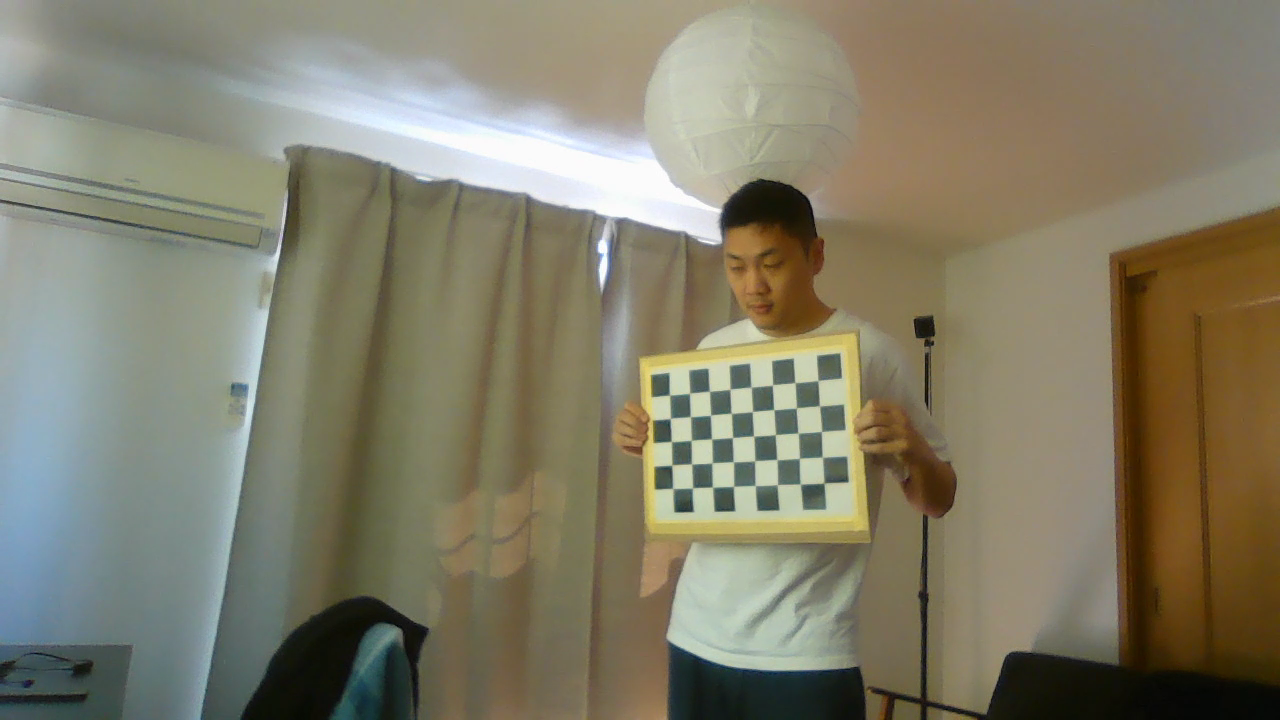
#> input picture stero_calibration_demo/data/right/01.png, 1280 x 720 px; its folder holds only this picture in this run
$ python main.py
#> lines starting #> are read from the running program, lines starting #| are printed output that depends on the picture; long printed decimals are rounded
"""
Author: windzu
Date: 2022-04-27 10:49:04
LastEditTime: 2022-04-27 15:39:17
LastEditors: windzu
Description:
FilePath: /demo_stew/mono_calibration_demo/main.py
@Copyright (C) 2021-2022 xxx Company Limited. All rights reserved.
@Licensed under the Apache License, Version 2.0 (the License)
"""
import os
import cv2
import numpy as np


def get_corners(image_list, board_size):
    """
    Get corners of chessboard
    """
    corners_list = []
    for image in image_list:
        gray = cv2.cvtColor(image, cv2.COLOR_BGR2GRAY)
        ret, corners = cv2.findChessboardCorners(gray, board_size, None)
        if ret:
            cv2.cornerSubPix(
                gray, corners, (5, 5), (-1, -1), (cv2.TERM_CRITERIA_EPS + cv2.TERM_CRITERIA_MAX_ITER, 30, 0.1),
            )
            corners_list.append(corners)
            cv2.drawChessboardCorners(image, board_size, corners, ret)
            cv2.imshow("image", image)
            cv2.waitKey(100)

    return corners_list


def read_image_directory(image_path):
#> called with image_path = '../stero_calibration_demo/data/right/'
    image_list = []
    for root, dirs, files in os.walk(image_path):
        for file in files:
            if file.endswith(".jpg") or file.endswith(".png"):
                image_list.append(cv2.imread(os.path.join(root, file)))
    if len(image_list) == 0:
        raise Exception("No image found in {}".format(image_path))
    image_size = image_list[0].shape[:2]
#> image_size = (720, 1280)
    return image_list, image_size


def pinhole_calibration(image_path, board_size, BOARD):
    """
    Pinhole camera calibration
    """
    image_list, image_size = read_image_directory(image_path)
#> image_list = 1 item; image_size = (720, 1280)
    board_list = [BOARD for i in range(len(image_list))]
#> board_list = 1 item

    corners_list = get_corners(image_list, board_size)
#> the loop in get_corners, `for image in image_list:` made 1 pass
#> ret on pass 1: True
#> pass 1, in get_corners, `gray = cv2.cvtColor(image, cv2.COLOR_BGR2GRAY)`:
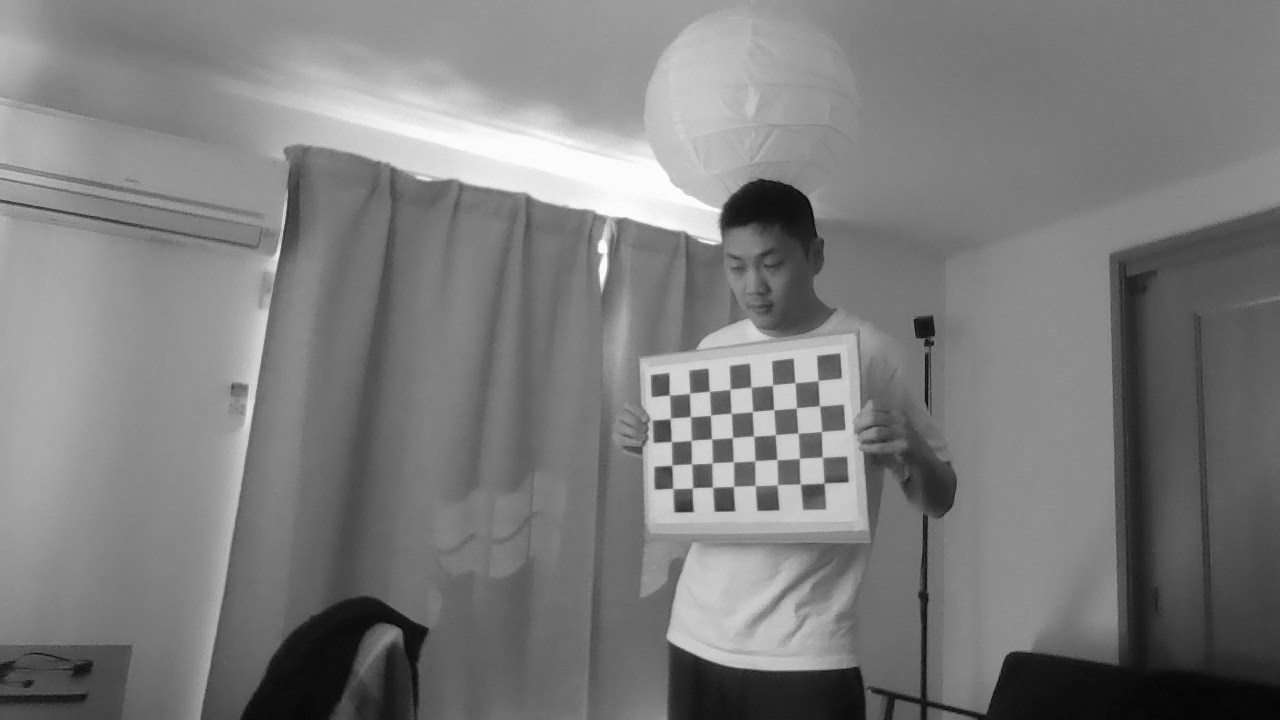
#> gray: shape (720, 1280); min 1, max 255, mean 124.3
#> pass 1, in get_corners, `cv2.imshow("image", image)`:
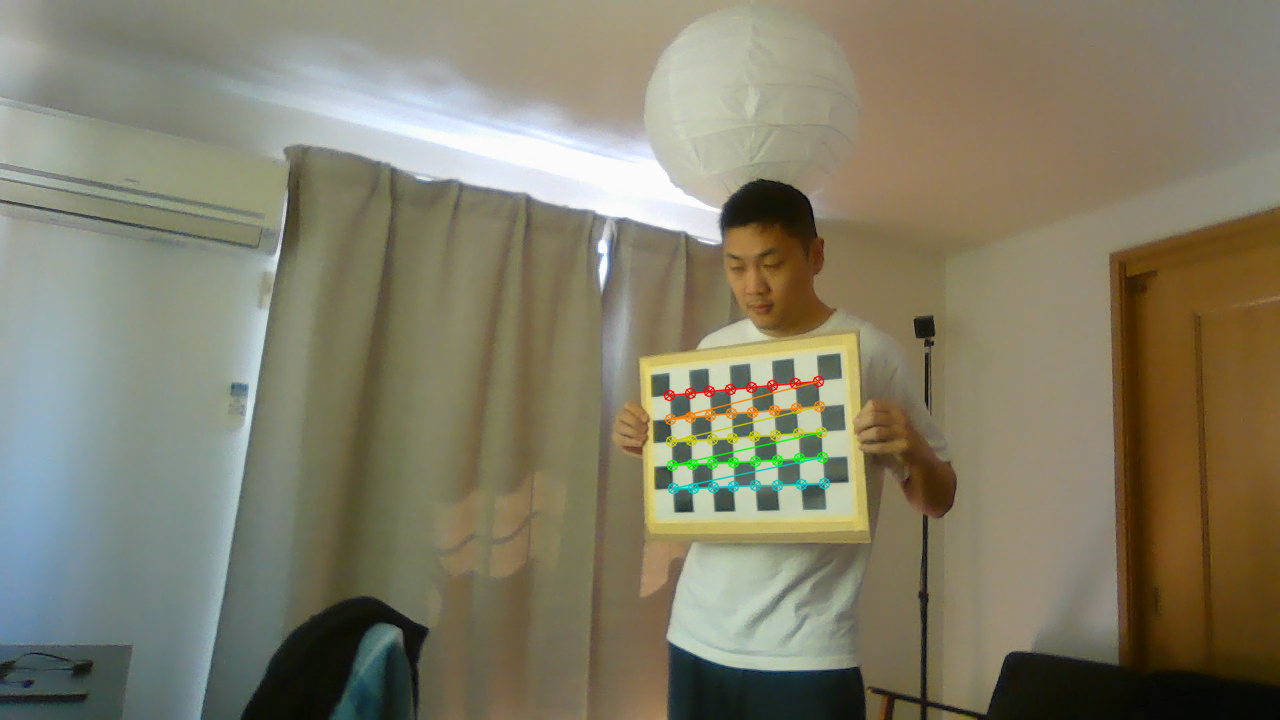
#> window 'image': shape (720, 1280, 3); mean B, G, R 104.7, 125.4, 129.7
#> corners_list = 1 item
    return cv2.calibrateCamera(board_list, corners_list, image_size, np.eye(3, 3), np.zeros((5, 1)), flags=0)


def fisheye_calibration(image_path, board_size, BOARD):
    """
    Fisheye camera calibration
    """
    image_list, image_size = read_image_directory(image_path)
    board_list = [BOARD for i in range(len(image_list))]

    corners_list = get_corners(image_list, board_size)
    return cv2.fisheye.calibrate(
        board_list,
        corners_list,
        image_size,
        np.eye(3, 3),
        np.zeros((4, 1)),
        flags=cv2.fisheye.CALIB_FIX_SKEW | cv2.fisheye.CALIB_RECOMPUTE_EXTRINSIC,
    )


def main():
    # 1. Pinhole camera calibration
    # pinhole_image_path = "./data/pinhole/"
    # board_size = (8, 5)  # (cols,rows)
    # square_size = 0.025

    # temp use
    pinhole_image_path = "../stero_calibration_demo/data/right/"
    board_size = (8, 5)  # (cols,rows)
    square_size = 0.025

    BOARD = np.array(
        [[(j * square_size, i * square_size, 0.0)] for i in range(board_size[1]) for j in range(board_size[0])], dtype=np.float32,
    )

    reproj_err, intrinsics_matrix, distortion_coefficients, rvecs, tvecs = pinhole_calibration(
        image_path=pinhole_image_path, board_size=board_size, BOARD=BOARD
    )
#> reproj_err = 0.29; intrinsics_matrix = [[247.1, 0, 342.5], [0, 363.8, 620], [0, 0, 1]]; distortion_coefficients = [0.000223, -0.000649, 0.000842, -0.0125, 9.16e-05]; rvecs = ([-0.0649, 0.232, 0.0479],); tvecs = ([0.514, -0.235, 0.365],)
    print("Reprojection error:", reproj_err)
#| Reprojection error: 0.2899
    print("Intrinsics matrix:", intrinsics_matrix)
#| Intrinsics matrix: [[247.065   0.         342.548]
#|  [  0.         363.804 619.973]
#|  [  0.           0.           1.        ]]
    print("Distortion coefficients:", distortion_coefficients)
#| Distortion coefficients: [[ 2.23385387e-04]
#|  [-6.48526037e-04]
#|  [ 8.41796740e-04]
#|  [-1.25144095e-02]
#|  [ 9.15917106e-05]]
    # print("Rotation vectors:", rvecs)
    # print("Translation vectors:", tvecs)
    # 2. Fisheye camera calibration
    fisheye_image_path = "./data/pinhole/"
    board_size = (8, 5)  # (cols,rows)
    square_size = 0.025
    BOARD = np.array(
        [[(j * square_size, i * square_size, 0.0)] for i in range(board_size[1]) for j in range(board_size[0])], dtype=np.float32,
    )
    # [8 lines of commented-out code are left out]


if __name__ == "__main__":
    main()

$ run again, on stero_calibration_demo/data/right/05.png
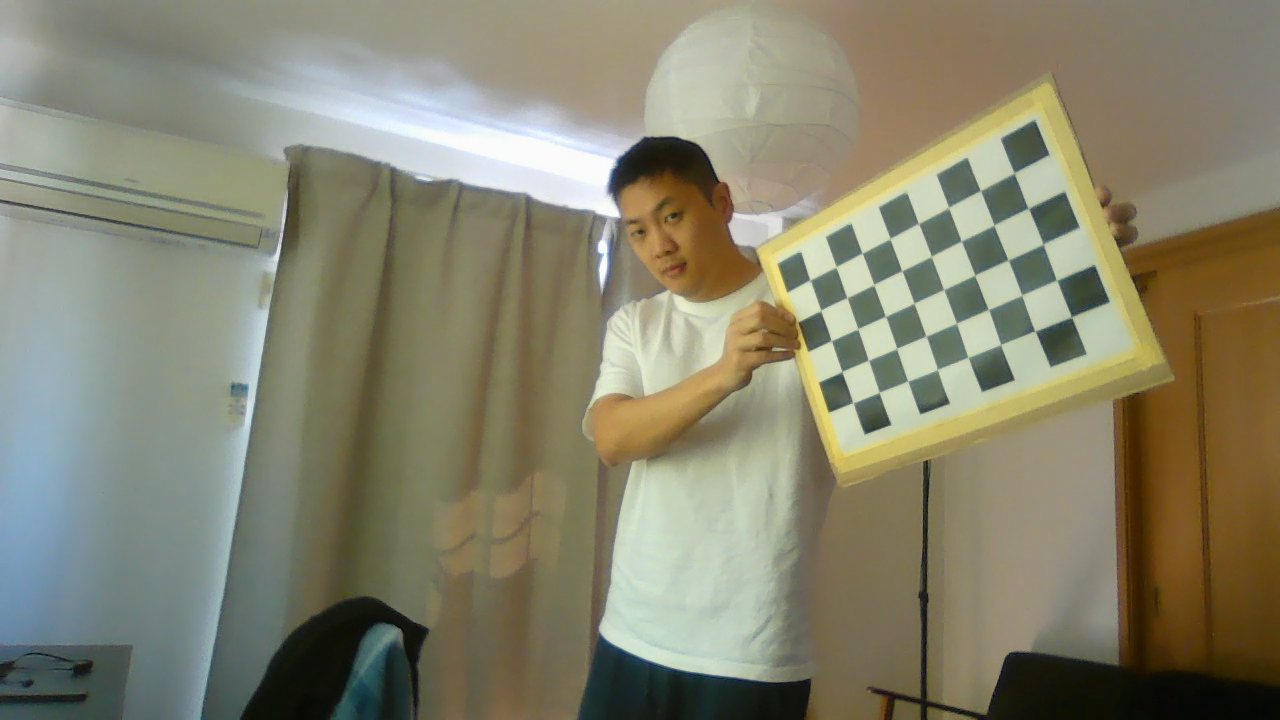
#> input picture stero_calibration_demo/data/right/05.png, 1280 x 720 px
#> in pinhole_calibration, `image_list, image_size = read_image_directory(image_path)`: image_list = 1 item; image_size = (720, 1280)
#> board_list = 1 item
#> the loop in get_corners, `for image in image_list:` made 1 pass
#> ret on pass 1: True
#> pass 1, in get_corners, `gray = cv2.cvtColor(image, cv2.COLOR_BGR2GRAY)`:
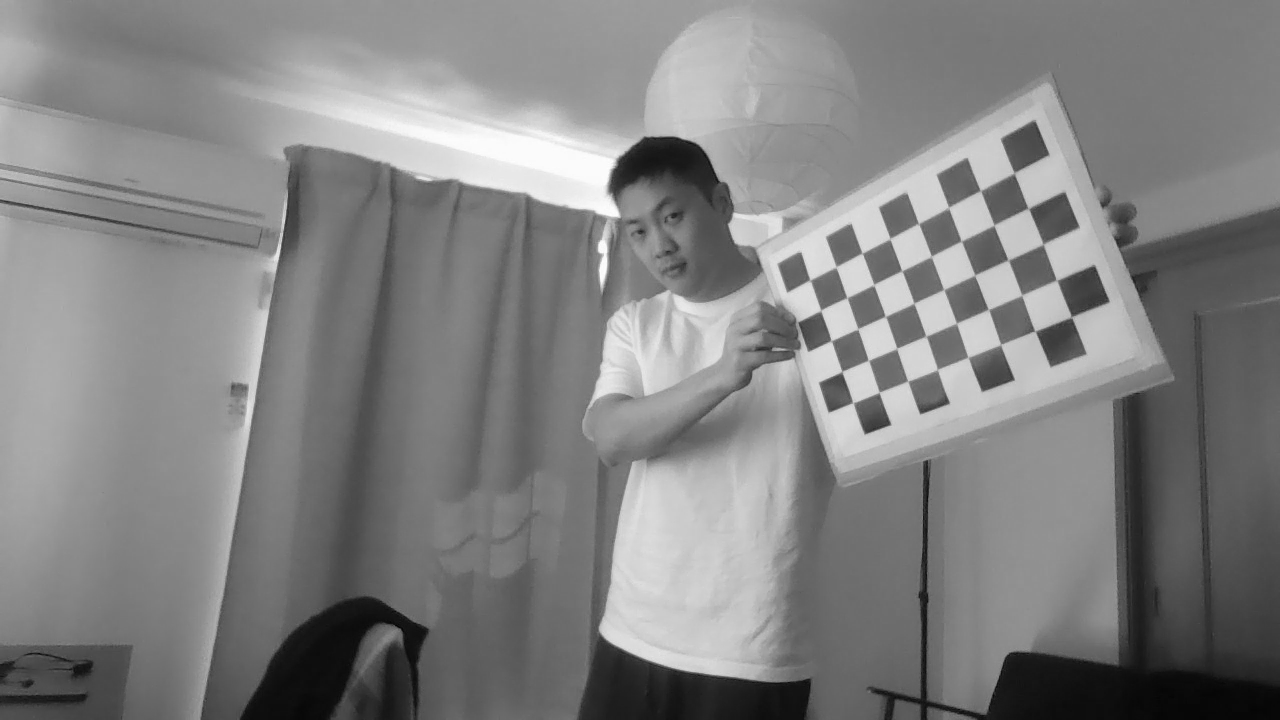
#> gray: shape (720, 1280); min 1, max 254, mean 129.6
#> pass 1, in get_corners, `cv2.imshow("image", image)`:
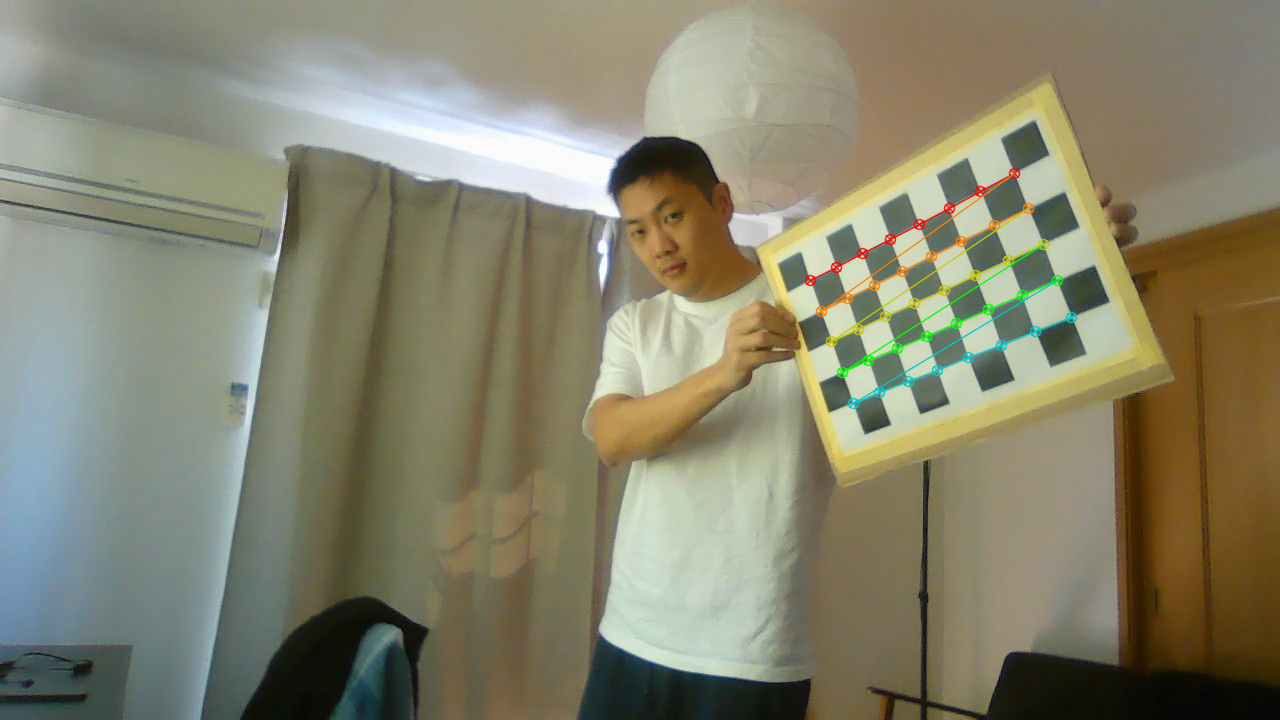
#> window 'image': shape (720, 1280, 3); mean B, G, R 109.6, 131.4, 133.7
#> reproj_err = 0.296; intrinsics_matrix = [[1349.9, 0, 225.1], [0, 1119.7, 540.5], [0, 0, 1]]; distortion_coefficients = [0.13, -0.725, 0.00301, -0.00583, 0.685]; rvecs = ([-0.0195, 1.26, -0.267],); tvecs = ([0.377, -0.202, 0.86],)
#| Reprojection error: 0.2964
#| Intrinsics matrix: [[1.34993848e+03 0.00000000e+00 2.25058302e+02]
#|  [0.00000000e+00 1.11971940e+03 5.40474962e+02]
#|  [0.00000000e+00 0.00000000e+00 1.00000000e+00]]
#| Distortion coefficients: [[ 0.1297 ]
#|  [-0.7247]
#|  [ 0.003013]
#|  [-0.005834]
#|  [ 0.6845]]

$ run again, on stero_calibration_demo/data/right/03.png
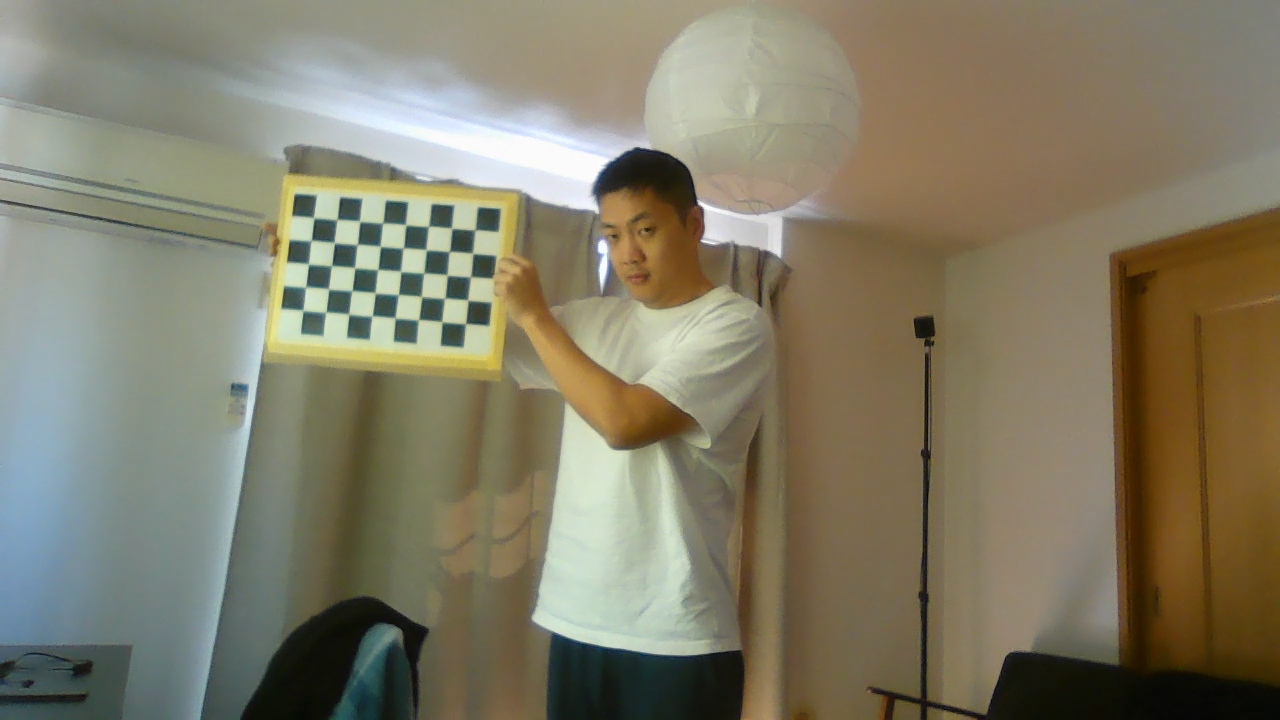
#> input picture stero_calibration_demo/data/right/03.png, 1280 x 720 px
#> in pinhole_calibration, `image_list, image_size = read_image_directory(image_path)`: image_list = 1 item; image_size = (720, 1280)
#> board_list = 1 item
#> the loop in get_corners, `for image in image_list:` made 1 pass
#> ret on pass 1: True
#> pass 1, in get_corners, `gray = cv2.cvtColor(image, cv2.COLOR_BGR2GRAY)`:
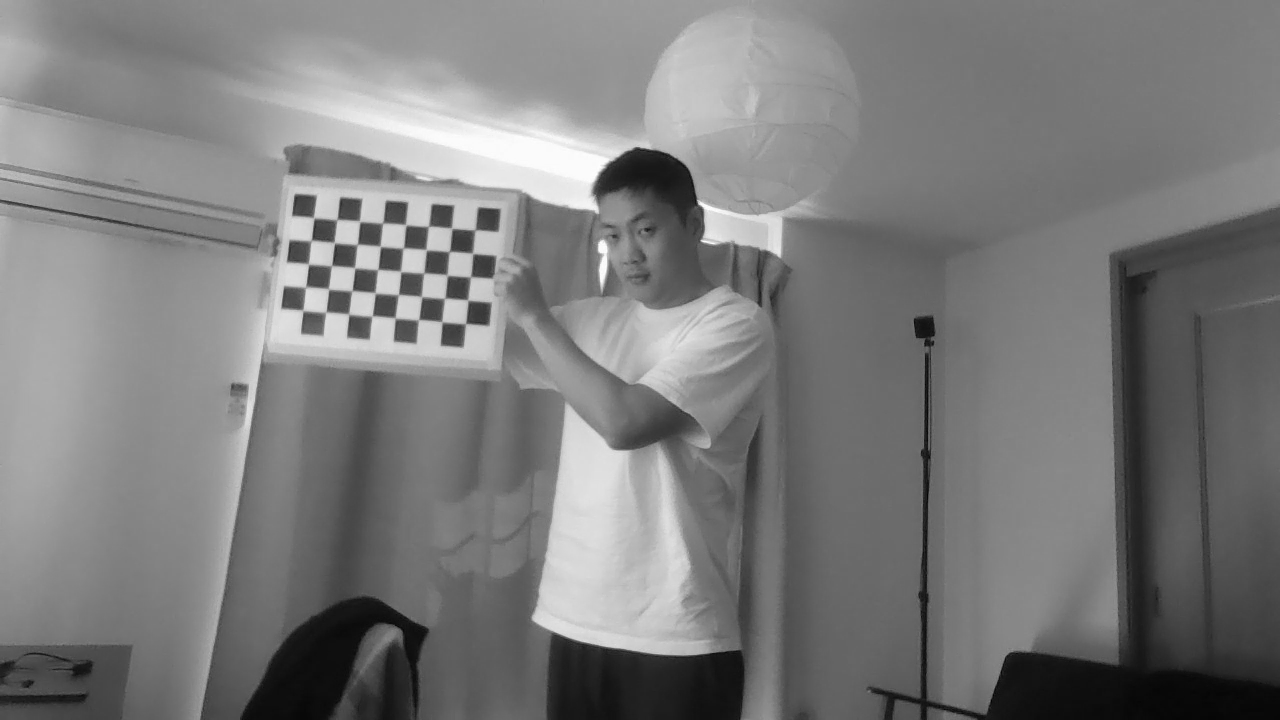
#> gray: shape (720, 1280); min 2, max 255, mean 123.3
#> pass 1, in get_corners, `cv2.imshow("image", image)`:
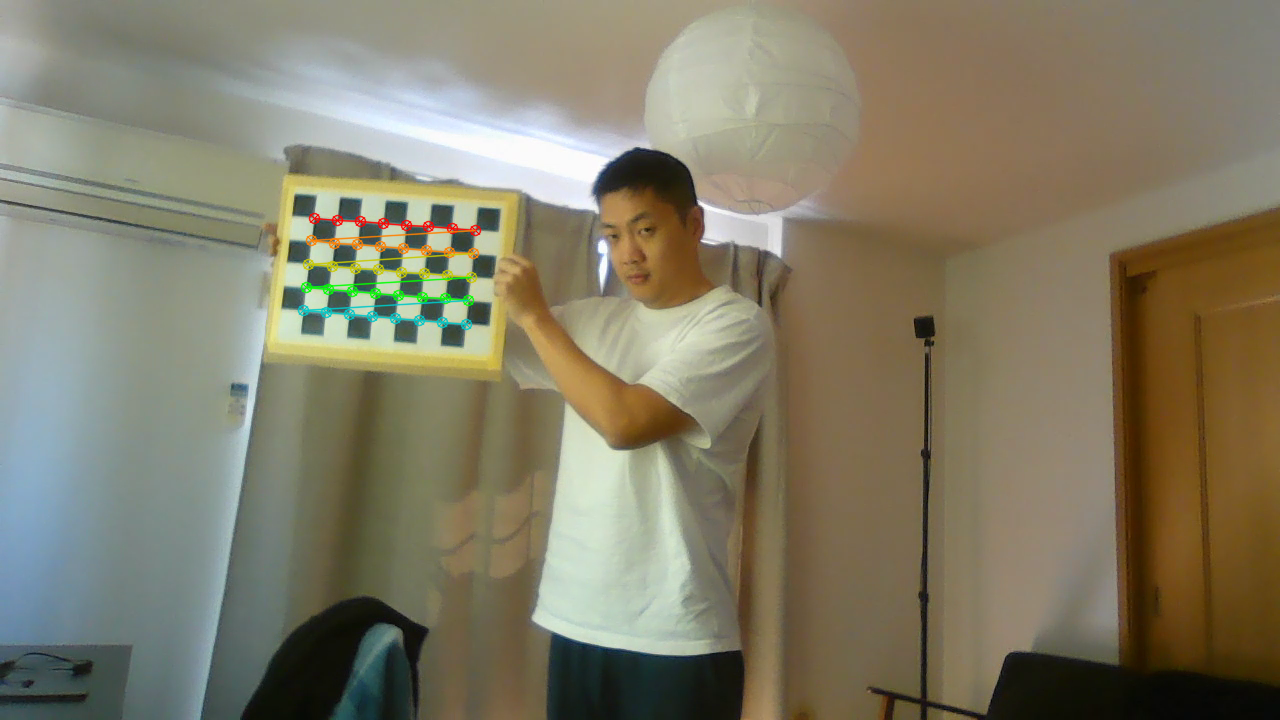
#> window 'image': shape (720, 1280, 3); mean B, G, R 102.9, 124.2, 129.6
#> reproj_err = 0.248; intrinsics_matrix = [[2357.7, 0, 329.6], [0, 2502.6, 657.4], [0, 0, 1]]; distortion_coefficients = [1.06, 31.94, 0.315, -0.213, -328.2]; rvecs = ([-0.221, 0.474, 0.136],); tvecs = ([0.00392, -0.424, 2.13],)
#| Reprojection error: 0.2484
#| Intrinsics matrix: [[2.35766227e+03 0.00000000e+00 3.29641405e+02]
#|  [0.00000000e+00 2.50256892e+03 6.57423706e+02]
#|  [0.00000000e+00 0.00000000e+00 1.00000000e+00]]
#| Distortion coefficients: [[ 1.06280457e+00]
#|  [ 3.19366039e+01]
#|  [ 3.15260133e-01]
#|  [-2.13297825e-01]
#|  [-3.28224621e+02]]
